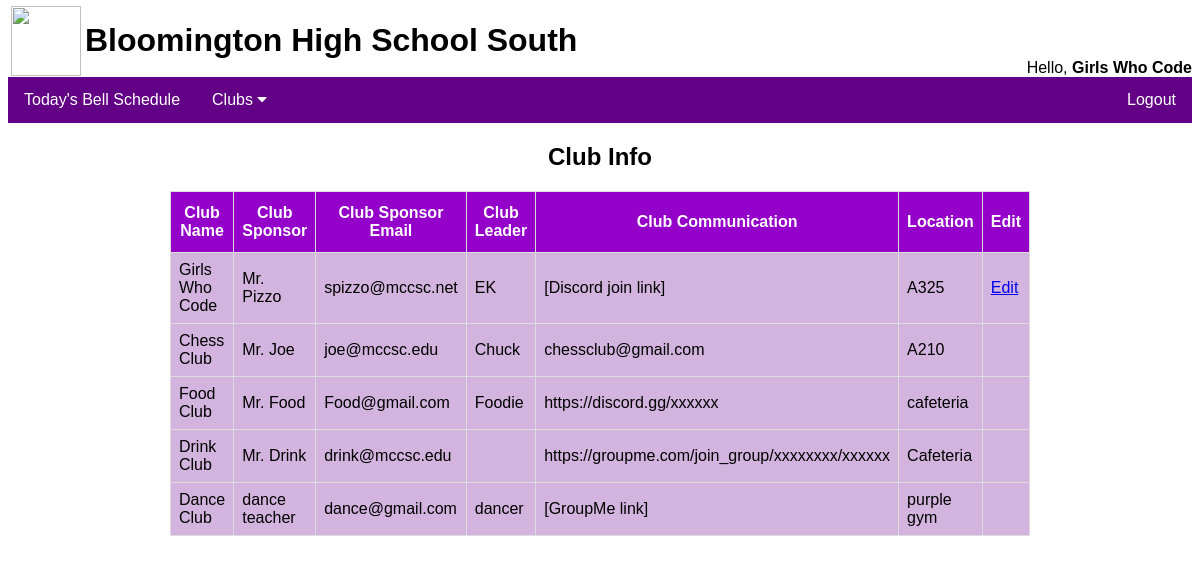
/displayclubinfo.php (signed in), run on the app's committed database.
### tables this page shows
CREATE TABLE `introduce_responses` (
  `id` int(6) NOT NULL AUTO_INCREMENT,
  `clubname` varchar(30) NOT NULL,
  `clubsponsorname` varchar(30) NOT NULL,
  `clubsponsoremail` varchar(30) NOT NULL,
  `clubleadername` varchar(100) NOT NULL,
  `clubcommunication` varchar(100) NOT NULL,
  `clubmeetinglocation` varchar(30) NOT NULL,
  `clubmeetingdescription` varchar(100) NOT NULL,
  `clubpassword` varchar(255) NOT NULL,
  `role` varchar(30) NOT NULL,
  PRIMARY KEY (`id`),
  UNIQUE KEY `clubname` (`clubname`)
);

### displayclubinfo.php (the view, shortened to what this page needs)
<?php
include("includes/common.inc");
include("includes/db.inc");
?>
<h2 align=center>Club Info</h2>
<?php
$query = "SELECT * FROM introduce_responses WHERE role='club'";
$result = mysqli_query($dbconnector, $query);
if (mysqli_num_rows($result) > 0) {
  echo "<table id='meetings' border='1' align=center width='70%' bgcolor = '#D2B4DE'><tr>
  <th style=\"font-family: Arial, Helvetica, sans-serif;\">Club Name</th>
  <th style=\"font-family: Arial, Helvetica, sans-serif;\">Club Sponsor</th>
  <th style=\"font-family: Arial, Helvetica, sans-serif;\">Club Sponsor Email</th>
  <th style=\"font-family: Arial, Helvetica, sans-serif;\">Club Leader</th>
  <th style=\"font-family: Arial, Helvetica, sans-serif;\">Club Communication</th>
  <th style=\"font-family: Arial, Helvetica, sans-serif;\">Location</th>
  <th style=\"font-family: Arial, Helvetica, sans-serif;\">Edit</th>
  </tr>";
  while ($row = mysqli_fetch_assoc($result)) {
    echo "<tr>
    <td style=\"font-family: Arial, Helvetica, sans-serif;\">{$row['clubname']}</td>
    <td style=\"font-family: Arial, Helvetica, sans-serif;\">{$row['clubsponsorname']}</td>
    <td style=\"font-family: Arial, Helvetica, sans-serif;\">{$row['clubsponsoremail']}</td>
    <td style=\"font-family: Arial, Helvetica, sans-serif;\">{$row['clubleadername']}</td>
    <td style=\"font-family: Arial, Helvetica, sans-serif;\">{$row['clubcommunication']}</td>
    <td style=\"font-family: Arial, Helvetica, sans-serif;\">{$row['clubmeetinglocation']}</td>";
    if(isset($_SESSION['club-name']) and $row['clubname']==$_SESSION['club-name']){
        echo "<td style=\"font-family: Arial, Helvetica, sans-serif;\"><a href=\"editclubinfo.php?id={$row['id']}\">Edit</a></td>";
    } else {
        echo "<td style=\"font-family: Arial, Helvetica, sans-serif;\">&nbsp;</td>";
    }
    echo "</tr>";
  }
  echo "</table>";
}
?>
<?php
include("includes/footer.inc");
?>

### includes/common.inc (style rules this page uses)
h2 { font-family: Arial, Helvetica, sans-serif; }
body { font-family: Arial, Helvetica, sans-serif; }

### displayclubinfo.php (style rules this page uses)
#meetings { font-family: "Trebuchet MS", Arial, Helvetica, sans-serif; border-collapse: collapse; width: 70%; }
#meetings td, #meetings th { border: 1px solid #ddd; padding: 8px; }
#meetings th { padding-top: 12px; padding-bottom: 12px; text-align: 'center'; background-color: #9400c9; color: white; }

### data on the page
introduce_responses: clubname "Girls Who Code", clubsponsorname "Mr. Pizzo", clubsponsoremail "spizzo@mccsc.net", clubleadername "EK", clubcommunication "[Discord join link]", clubmeetinglocation "A325"
introduce_responses: clubname "Chess Club", clubsponsorname "Mr. Joe", clubsponsoremail "joe@mccsc.edu", clubleadername "Chuck", clubcommunication "chessclub@gmail.com", clubmeetinglocation "A210"
introduce_responses: clubname "Food Club", clubsponsorname "Mr. Food", clubsponsoremail "Food@gmail.com", clubleadername "Foodie", clubcommunication "https://discord.gg/xxxxxx", clubmeetinglocation "cafeteria"
introduce_responses: clubname "Drink Club", clubsponsorname "Mr. Drink", clubsponsoremail "drink@mccsc.edu", clubcommunication "https://groupme.com/join_group/xxxxxxxx/xxxxxx", clubmeetinglocation "Cafeteria"
introduce_responses: clubname "Dance Club", clubsponsorname "dance teacher", clubsponsoremail "dance@gmail.com", clubleadername "dancer", clubcommunication "[GroupMe link]", clubmeetinglocation "purple gym"

### other printed values
$_SESSION['club-name'] "Girls Who Code"
